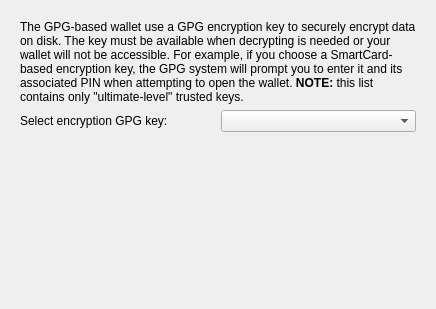
<?xml version="1.0" encoding="UTF-8"?>
<ui version="4.0">
 <class>KWalletWizardPageGpgKey</class>
 <widget class="QWidget" name="KWalletWizardPageGpgKey">
  <property name="geometry">
   <rect>
    <x>0</x>
    <y>0</y>
    <width>436</width>
    <height>309</height>
   </rect>
  </property>
  <layout class="QVBoxLayout" name="verticalLayout_3">
   <item>
    <widget class="QStackedWidget" name="stackedWidget">
     <property name="currentIndex">
      <number>0</number>
     </property>
     <widget class="QWidget" name="_pageWhenHasKeys">
      <layout class="QVBoxLayout" name="verticalLayout_2">
       <item>
        <widget class="QLabel" name="label_3">
         <property name="text">
          <string>&lt;html&gt;&lt;head/&gt;&lt;body&gt;&lt;p&gt;The GPG-based wallet use a GPG encryption key to securely encrypt data on disk. The key must be available when decrypting is needed or your wallet will not be accessible. For example, if you choose a SmartCard-based encryption key, the GPG system will prompt you to enter it and its associated PIN when attempting to open the wallet. &lt;span style=&quot; font-weight:600;&quot;&gt;NOTE:&lt;/span&gt; this list contains only &amp;quot;ultimate-level&amp;quot; trusted keys.&lt;/p&gt;&lt;/body&gt;&lt;/html&gt;</string>
         </property>
         <property name="textFormat">
          <enum>Qt::AutoText</enum>
         </property>
         <property name="wordWrap">
          <bool>true</bool>
         </property>
        </widget>
       </item>
       <item>
        <layout class="QHBoxLayout" name="horizontalLayout">
         <item>
          <widget class="QLabel" name="label">
           <property name="enabled">
            <bool>true</bool>
           </property>
           <property name="text">
            <string>Select encryption GPG key:</string>
           </property>
          </widget>
         </item>
         <item>
          <widget class="QComboBox" name="_gpgKey">
           <property name="enabled">
            <bool>true</bool>
           </property>
          </widget>
         </item>
        </layout>
       </item>
       <item>
        <spacer name="verticalSpacer">
         <property name="orientation">
          <enum>Qt::Vertical</enum>
         </property>
         <property name="sizeHint" stdset="0">
          <size>
           <width>20</width>
           <height>173</height>
          </size>
         </property>
        </spacer>
       </item>
      </layout>
     </widget>
     <widget class="QWidget" name="_pageNoKeys">
      <layout class="QVBoxLayout" name="verticalLayout">
       <item>
        <widget class="QLabel" name="label_2">
         <property name="sizePolicy">
          <sizepolicy hsizetype="Preferred" vsizetype="Expanding">
           <horstretch>0</horstretch>
           <verstretch>0</verstretch>
          </sizepolicy>
         </property>
         <property name="text">
          <string>Unable to locate at least one &lt;b&gt;encrypting GPG key&lt;/b&gt;. KDE Wallet needs such &lt;b&gt;encrypting key&lt;/b&gt; to securely store passwords or other sensitive data on disk. If you still want to setup a GPG-based wallet, then cancel this wizard, set-up an &lt;b&gt;encrypting GPG key&lt;/b&gt;, then retry this assistant. Otherwise, you may still click back, then choose a classic, blowfish encrypted file format on the previous page.</string>
         </property>
         <property name="wordWrap">
          <bool>true</bool>
         </property>
        </widget>
       </item>
      </layout>
     </widget>
    </widget>
   </item>
  </layout>
 </widget>
 <resources/>
 <connections/>
</ui>
